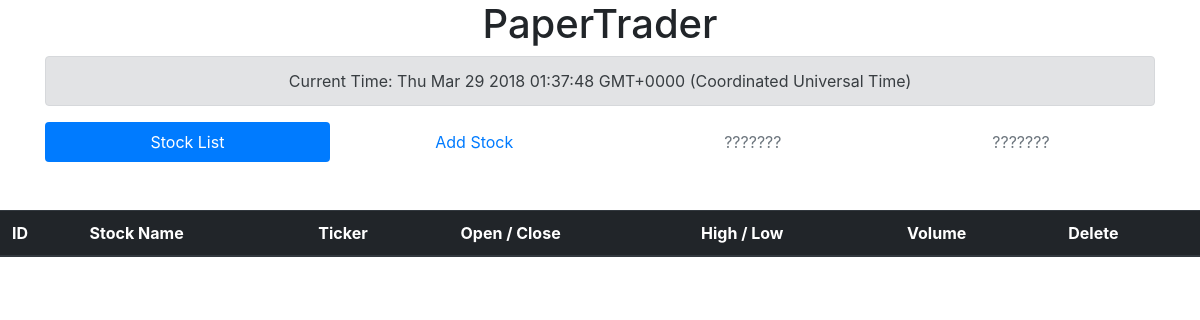
Before: / with the older database file.
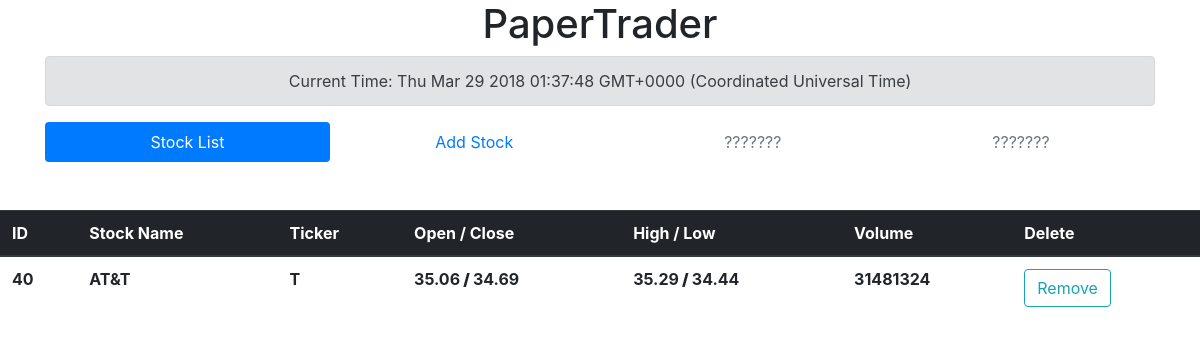
After: the same page with the newer database file.
### PaperTraderApp/models.py (models this page shows, shortened)
class StockModel(models.Model):
    name = models.CharField(max_length=MAX_LENGTH_NAME)
    symbol = models.CharField(max_length=MAX_LENGTH_SYMB)
    opening = models.DecimalField(max_digits=MAX_DIGITS, decimal_places=2)
    closing = models.DecimalField(max_digits=MAX_DIGITS, decimal_places=2)
    high = models.DecimalField(max_digits=MAX_DIGITS, decimal_places=2)
    low  = models.DecimalField(max_digits=MAX_DIGITS, decimal_places=2)
    volume = models.DecimalField(max_digits=MAX_DIGITS, decimal_places=0)

### PaperTraderApp/views.py (the view)
# urls.py: path('', PaperTraderApp.views.ListStockView.as_view(), name="Home"),
class ListStockView(ListView):
    model = StockModel
    template_name = 'stock_list.html'

### PaperTraderApp/templates/stock_list.html (shortened to what this page needs)
<link rel="stylesheet" href="https://maxcdn.bootstrapcdn.com/bootstrap/4.0.0/css/bootstrap.min.css">
<div class="container">
<header>
<center>
<h1> PaperTrader </h1>
<div class="alert alert-secondary">
		Current Time:
</div>
</center>
<div class="align">
	<center>
	<ul class="nav nav-pills nav-fill">
	<li class="nav-item">
	  <a class="nav-link active" href="/">Stock List</a>
	</li>
	<li class="nav-item">
	  <a class="nav-link" href="{% url "stock-new" %}">Add Stock</a>
	</li>
	<li class="nav-item">
	  <a class="nav-link disabled" href="#">???????</a>
	</li>
	<li class="nav-item">
	  <a class="nav-link disabled" href="#">???????</a>
	</li>
	</ul>
	</center>
</header>
</div>
<table class="table">
	<thead class="thead-dark">
		<tr>
			<th scope="col">ID</th>
			<th scope="col">Stock Name</th>
			<th scope="col">Ticker</th>
			<th scope="col">Open / Close</th>
			<th scope="col">High / Low</th>
			<th scope="col">Volume</th>
			<th scope="col">Delete</th>
		</tr>
	</thead>
	<tbody>
		{% for stock in object_list %}
		<tr>
			<th>{{ stock.id }}</th>
			<th>{{ stock.name }}</th>
			<th>{{ stock.symbol }}</th>
			<th>{{ stock.opening }}<strong> / </strong>{{ stock.closing }}</th>
			<th>{{ stock.high }}<strong> / </strong>{{ stock.low }}</th>
			<th>{{ stock.volume }}</th>
			<th> <a type="button" class="btn btn-outline-info"  href="{% url "stock-delete" pk=stock.id %}">Remove</a></th>
		</tr>
		{% endfor %}
	</tbody>
</table>

Changed rows visible on the page:
added StockModel: id "40", name "AT&T", symbol "T", opening "35.06", closing "34.69", high "35.29", low "34.44", volume "31481324"
